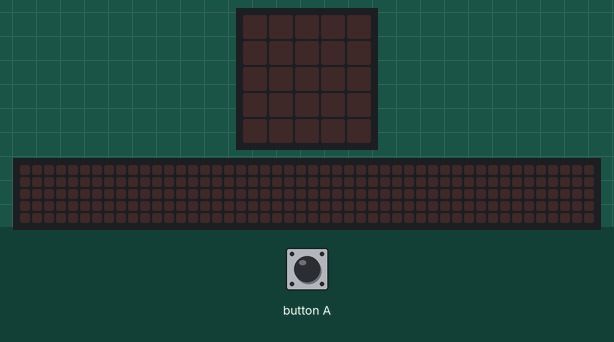
Simulated run of this program. Board: BBC micro:bit running MicroPython. Shown: the board's 5×5 LED display, a strip that is not on the board, showing the scrolling text unrolled. The inputs (shaded band) are chosen by the test bench. The 48×5 strip is a reading aid, not a part: it shows the text the display is scrolling, unrolled, one strip-width of it at a time.

Above: at 1.2 s.
1.3 s: button A pressed for 0.15 s
At 1.37 s:
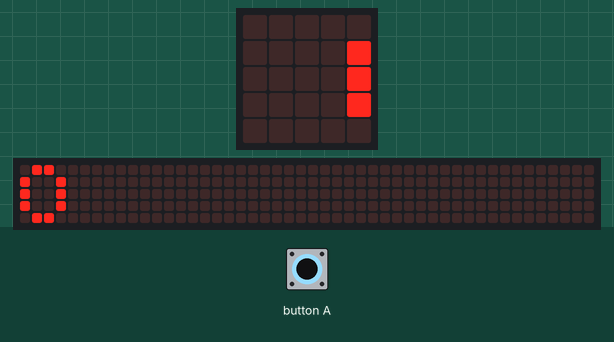
4.3 s: button A pressed for 3.2 s
At 4.52 s:
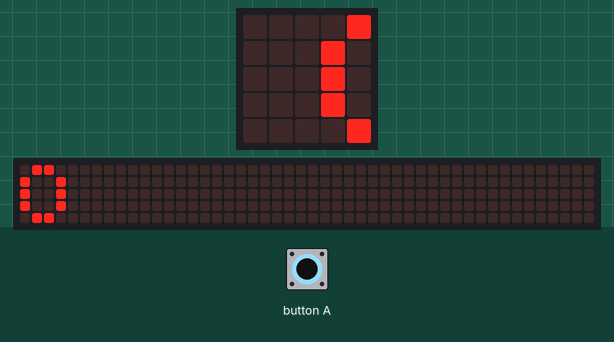
Timing chart, 0 to 7.3 s (numbered marks = the images above; inputs shaded):
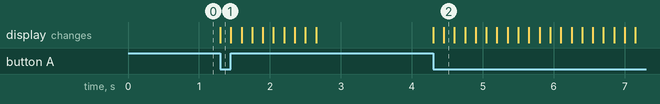

Measured:
- after the input at 1.3 s, the display: changes at once (image 1)
- after the input at 4.3 s, the display: first changes at once (image 2 shows a later state)

The program:

MicrobitAskelmittari.py
```python
from microbit import *


askeleet = 0

while True:
    if accelerometer.current_gesture() == "shake":
        askeleet += 1
        while accelerometer.current_gesture() == "shake":
            pass

    if button_a.is_pressed():
        display.scroll(askeleet)
```
